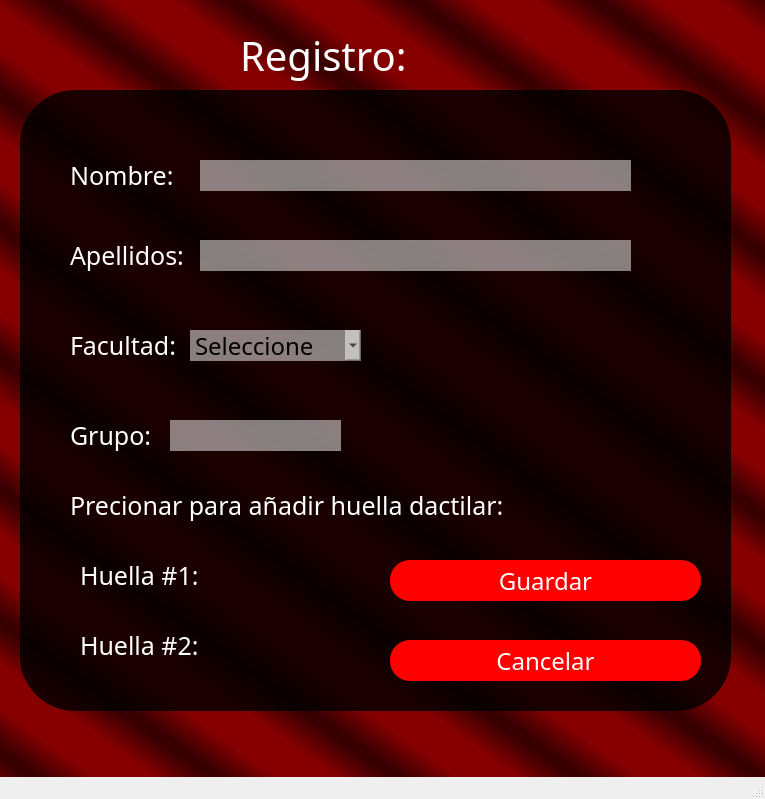
<?xml version="1.0" encoding="UTF-8"?>
<ui version="4.0">
 <class>Registro</class>
 <widget class="QMainWindow" name="Registro">
  <property name="geometry">
   <rect>
    <x>0</x>
    <y>0</y>
    <width>765</width>
    <height>799</height>
   </rect>
  </property>
  <property name="windowTitle">
   <string>Formulario</string>
  </property>
  <property name="windowIcon">
   <iconset resource="Iconos.qrc">
    <normaloff>:/4017680_finger_fingerprint_recognition_scan_scanning_icon.png</normaloff>:/4017680_finger_fingerprint_recognition_scan_scanning_icon.png</iconset>
  </property>
  <property name="iconSize">
   <size>
    <width>30</width>
    <height>30</height>
   </size>
  </property>
  <widget class="QWidget" name="centralwidget">
   <property name="styleSheet">
    <string notr="true">background-color: qlineargradient(spread:reflect, x1:0.585, y1:0.455, x2:0.545, y2:0.511, stop:0.318182 rgba(134, 0, 0, 255), stop:0.931818 rgba(56, 0, 0, 255));</string>
   </property>
   <widget class="QFrame" name="frame">
    <property name="geometry">
     <rect>
      <x>20</x>
      <y>90</y>
      <width>711</width>
      <height>621</height>
     </rect>
    </property>
    <property name="styleSheet">
     <string notr="true"> QFrame
{
background:rgba(0,0,0,0.8);
}
*{
font-family: century gothic;
font-size:24px;
border-radius: 55px;
}



</string>
    </property>
    <property name="frameShape">
     <enum>QFrame::StyledPanel</enum>
    </property>
    <property name="frameShadow">
     <enum>QFrame::Raised</enum>
    </property>
    <widget class="QPushButton" name="GuardarRBtn">
     <property name="geometry">
      <rect>
       <x>370</x>
       <y>470</y>
       <width>311</width>
       <height>41</height>
      </rect>
     </property>
     <property name="styleSheet">
      <string notr="true">QPushButton
{
border-radius:20px;
background:red;
color: rgb(255, 255, 255);
font: 16pt &quot;MS Shell Dlg 2&quot;;
}
</string>
     </property>
     <property name="text">
      <string>Guardar</string>
     </property>
    </widget>
    <widget class="QLabel" name="label_3">
     <property name="geometry">
      <rect>
       <x>50</x>
       <y>50</y>
       <width>111</width>
       <height>71</height>
      </rect>
     </property>
     <property name="styleSheet">
      <string notr="true">*{
	background-color: rgba(0,0,0,0);
font-family: century gothic;
font-size:25px;

}
QLabel
{
color: white

}
</string>
     </property>
     <property name="text">
      <string>Nombre:</string>
     </property>
    </widget>
    <widget class="QLabel" name="label_4">
     <property name="geometry">
      <rect>
       <x>50</x>
       <y>130</y>
       <width>121</width>
       <height>71</height>
      </rect>
     </property>
     <property name="styleSheet">
      <string notr="true">*{
	background-color: rgba(0,0,0,0);
font-family: century gothic;
font-size:25px;

}
QLabel
{
color: white

}
</string>
     </property>
     <property name="text">
      <string>Apellidos:</string>
     </property>
    </widget>
    <widget class="QLabel" name="label_5">
     <property name="geometry">
      <rect>
       <x>50</x>
       <y>220</y>
       <width>121</width>
       <height>71</height>
      </rect>
     </property>
     <property name="styleSheet">
      <string notr="true">*{
	background-color: rgba(0,0,0,0);
font-family: century gothic;
font-size:25px;

}
QLabel
{
color: white

}
</string>
     </property>
     <property name="text">
      <string>Facultad:</string>
     </property>
    </widget>
    <widget class="QLabel" name="label_6">
     <property name="geometry">
      <rect>
       <x>50</x>
       <y>310</y>
       <width>111</width>
       <height>71</height>
      </rect>
     </property>
     <property name="styleSheet">
      <string notr="true">*{
	background-color: rgba(0,0,0,0);
font-family: century gothic;
font-size:25px;

}
QLabel
{
color: white

}
</string>
     </property>
     <property name="text">
      <string>Grupo:</string>
     </property>
    </widget>
    <widget class="QPushButton" name="Huella1Btn">
     <property name="geometry">
      <rect>
       <x>190</x>
       <y>440</y>
       <width>91</width>
       <height>81</height>
      </rect>
     </property>
     <property name="styleSheet">
      <string notr="true">
*{
font-family: century gothic;
font-size:24px;

}
QPushButton
{
border-radius:65px;
background:red;
background-color: rgb(255, 255, 255,0);
}
</string>
     </property>
     <property name="text">
      <string/>
     </property>
     <property name="icon">
      <iconset resource="Iconos.qrc">
       <normaloff>:/2538727_biometric_finger_fingerprint_identity_icon.png</normaloff>:/2538727_biometric_finger_fingerprint_identity_icon.png</iconset>
     </property>
     <property name="iconSize">
      <size>
       <width>50</width>
       <height>50</height>
      </size>
     </property>
    </widget>
    <widget class="QLabel" name="label_7">
     <property name="geometry">
      <rect>
       <x>50</x>
       <y>380</y>
       <width>461</width>
       <height>71</height>
      </rect>
     </property>
     <property name="styleSheet">
      <string notr="true">*{
	background-color: rgba(0,0,0,0);
font-family: century gothic;
font-size:25px;

}
QLabel
{
color: white

}
</string>
     </property>
     <property name="text">
      <string>Precionar para añadir huella dactilar:</string>
     </property>
    </widget>
    <widget class="QPushButton" name="Huella2Btn">
     <property name="geometry">
      <rect>
       <x>190</x>
       <y>510</y>
       <width>91</width>
       <height>81</height>
      </rect>
     </property>
     <property name="styleSheet">
      <string notr="true">
*{
font-family: century gothic;
font-size:24px;

}
QPushButton
{
border-radius:65px;
background:red;
background-color: rgb(255, 255, 255,0);
}
</string>
     </property>
     <property name="text">
      <string/>
     </property>
     <property name="icon">
      <iconset resource="Iconos.qrc">
       <normaloff>:/2538727_biometric_finger_fingerprint_identity_icon.png</normaloff>:/2538727_biometric_finger_fingerprint_identity_icon.png</iconset>
     </property>
     <property name="iconSize">
      <size>
       <width>50</width>
       <height>50</height>
      </size>
     </property>
    </widget>
    <widget class="QLabel" name="label_8">
     <property name="geometry">
      <rect>
       <x>60</x>
       <y>450</y>
       <width>131</width>
       <height>71</height>
      </rect>
     </property>
     <property name="styleSheet">
      <string notr="true">*{
	background-color: rgba(0,0,0,0);
font-family: century gothic;
font-size:25px;

}
QLabel
{
color: white

}
</string>
     </property>
     <property name="text">
      <string>Huella #1:</string>
     </property>
    </widget>
    <widget class="QLabel" name="label_9">
     <property name="geometry">
      <rect>
       <x>60</x>
       <y>520</y>
       <width>131</width>
       <height>71</height>
      </rect>
     </property>
     <property name="styleSheet">
      <string notr="true">*{
	background-color: rgba(0,0,0,0);
font-family: century gothic;
font-size:25px;

}
QLabel
{
color: white

}
</string>
     </property>
     <property name="text">
      <string>Huella #2:</string>
     </property>
    </widget>
    <widget class="QLineEdit" name="lineEdit_2">
     <property name="geometry">
      <rect>
       <x>180</x>
       <y>150</y>
       <width>431</width>
       <height>31</height>
      </rect>
     </property>
     <property name="styleSheet">
      <string notr="true">background-color: rgb(255, 255, 255,0.5);</string>
     </property>
    </widget>
    <widget class="QComboBox" name="comboBox">
     <property name="geometry">
      <rect>
       <x>170</x>
       <y>240</y>
       <width>171</width>
       <height>31</height>
      </rect>
     </property>
     <property name="styleSheet">
      <string notr="true">background-color: rgb(255, 255, 255,0.5);</string>
     </property>
     <item>
      <property name="text">
       <string>Seleccione</string>
      </property>
     </item>
     <item>
      <property name="text">
       <string>1</string>
      </property>
     </item>
     <item>
      <property name="text">
       <string>2</string>
      </property>
     </item>
     <item>
      <property name="text">
       <string>3</string>
      </property>
     </item>
     <item>
      <property name="text">
       <string>4</string>
      </property>
     </item>
     <item>
      <property name="text">
       <string>FTE</string>
      </property>
     </item>
     <item>
      <property name="text">
       <string>CITEC</string>
      </property>
     </item>
    </widget>
    <widget class="QLineEdit" name="lineEdit_3">
     <property name="geometry">
      <rect>
       <x>180</x>
       <y>70</y>
       <width>431</width>
       <height>31</height>
      </rect>
     </property>
     <property name="styleSheet">
      <string notr="true">background-color: rgb(255, 255, 255,0.5);</string>
     </property>
    </widget>
    <widget class="QLineEdit" name="lineEdit_4">
     <property name="geometry">
      <rect>
       <x>150</x>
       <y>330</y>
       <width>171</width>
       <height>31</height>
      </rect>
     </property>
     <property name="styleSheet">
      <string notr="true">background-color: rgb(255, 255, 255,0.5);</string>
     </property>
    </widget>
    <widget class="QPushButton" name="CancelarRbtn">
     <property name="geometry">
      <rect>
       <x>370</x>
       <y>550</y>
       <width>311</width>
       <height>41</height>
      </rect>
     </property>
     <property name="styleSheet">
      <string notr="true">QPushButton
{
border-radius:20px;
background:red;
color: rgb(255, 255, 255);
font: 16pt &quot;MS Shell Dlg 2&quot;;
}
</string>
     </property>
     <property name="text">
      <string>Cancelar</string>
     </property>
    </widget>
   </widget>
   <widget class="QLabel" name="label_2">
    <property name="geometry">
     <rect>
      <x>240</x>
      <y>20</y>
      <width>181</width>
      <height>71</height>
     </rect>
    </property>
    <property name="styleSheet">
     <string notr="true">*{
	background-color: rgba(0,0,0,0);
font-family: century gothic;
font-size:40px;

}
QLabel
{
color: white

}
</string>
    </property>
    <property name="text">
     <string>Registro:</string>
    </property>
   </widget>
  </widget>
  <widget class="QMenuBar" name="menubar">
   <property name="geometry">
    <rect>
     <x>0</x>
     <y>0</y>
     <width>765</width>
     <height>17</height>
    </rect>
   </property>
  </widget>
  <widget class="QStatusBar" name="statusbar"/>
 </widget>
 <resources>
  <include location="Iconos.qrc"/>
 </resources>
 <connections/>
</ui>
